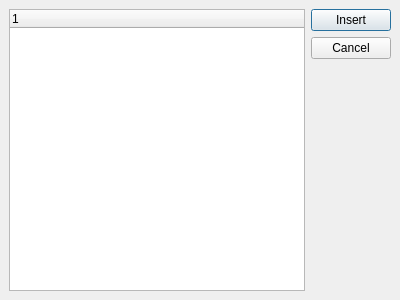
<ui version="4.0" >
 <author></author>
 <comment></comment>
 <exportmacro></exportmacro>
 <class>Dialog</class>
 <widget class="QDialog" name="Dialog" >
  <property name="geometry" >
   <rect>
    <x>0</x>
    <y>0</y>
    <width>400</width>
    <height>300</height>
   </rect>
  </property>
  <property name="windowTitle" >
   <string>pvdevelop InsertFunction</string>
  </property>
  <layout class="QHBoxLayout" >
   <property name="margin" >
    <number>9</number>
   </property>
   <property name="spacing" >
    <number>6</number>
   </property>
   <item>
    <widget class="QTreeWidget" name="treeWidget" />
   </item>
   <item>
    <layout class="QVBoxLayout" >
     <property name="margin" >
      <number>0</number>
     </property>
     <property name="spacing" >
      <number>6</number>
     </property>
     <item>
      <widget class="QPushButton" name="pushButtonInsert" >
       <property name="text" >
        <string>Insert</string>
       </property>
      </widget>
     </item>
     <item>
      <widget class="QPushButton" name="pushButtonCancel" >
       <property name="text" >
        <string>Cancel</string>
       </property>
      </widget>
     </item>
     <item>
      <spacer>
       <property name="orientation" >
        <enum>Qt::Vertical</enum>
       </property>
       <property name="sizeHint" >
        <size>
         <width>20</width>
         <height>40</height>
        </size>
       </property>
      </spacer>
     </item>
    </layout>
   </item>
  </layout>
 </widget>
 <pixmapfunction></pixmapfunction>
 <resources/>
 <connections>
  <connection>
   <sender>pushButtonInsert</sender>
   <signal>clicked()</signal>
   <receiver>Dialog</receiver>
   <slot>accept()</slot>
   <hints>
    <hint type="sourcelabel" >
     <x>351</x>
     <y>38</y>
    </hint>
    <hint type="destinationlabel" >
     <x>233</x>
     <y>29</y>
    </hint>
   </hints>
  </connection>
  <connection>
   <sender>pushButtonCancel</sender>
   <signal>clicked()</signal>
   <receiver>Dialog</receiver>
   <slot>reject()</slot>
   <hints>
    <hint type="sourcelabel" >
     <x>330</x>
     <y>66</y>
    </hint>
    <hint type="destinationlabel" >
     <x>197</x>
     <y>125</y>
    </hint>
   </hints>
  </connection>
 </connections>
</ui>
